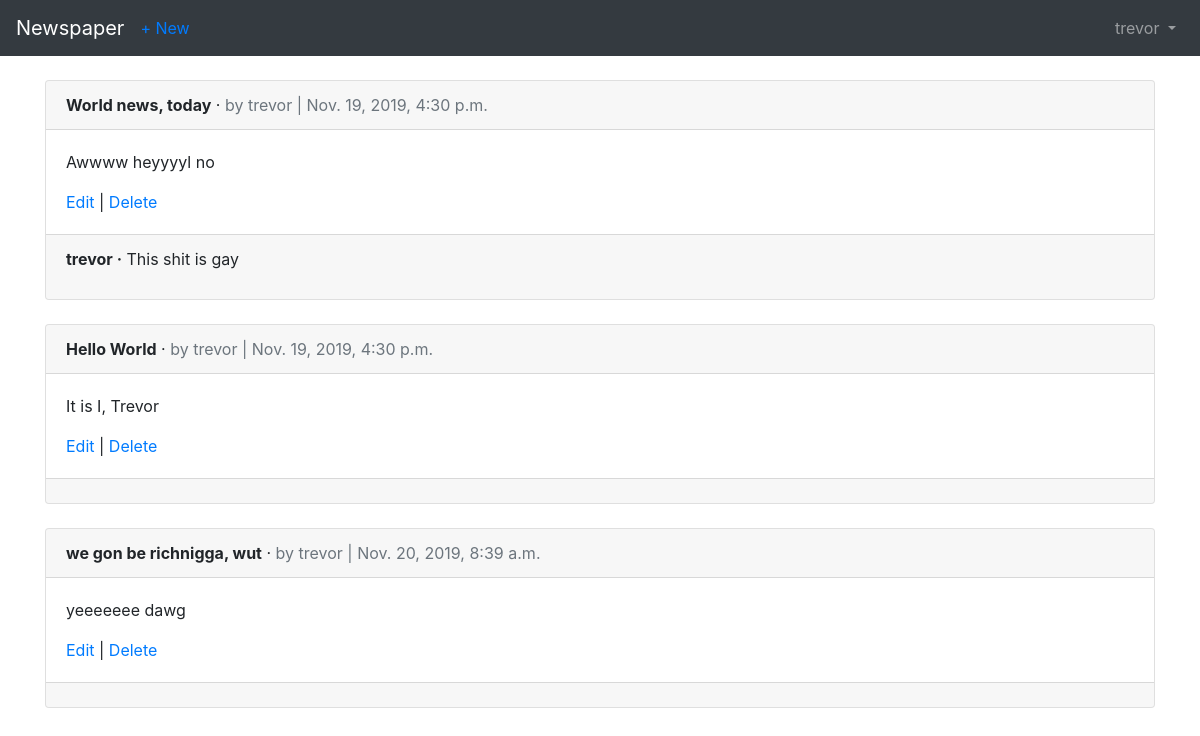
The page /articles/ (signed in) on the database its author committed.
### users/models.py (models this page shows)
class CustomUser(AbstractUser):
    age = models.PositiveIntegerField(null=True, blank=True)

### articles/models.py (models this page shows, shortened)
class Article(models.Model):
    title = models.CharField(max_length=255)
    body = models.TextField()
    date = models.DateTimeField(auto_now_add=True)
    author = models.ForeignKey(
        get_user_model(),
        on_delete=models.CASCADE,
    )

class Comment(models.Model):
    article = models.ForeignKey(
        Article,
        on_delete=models.CASCADE,
        related_name='comments',
    )
    comment = models.CharField(max_length=140)
    author = models.ForeignKey(
        get_user_model(),
        on_delete=models.CASCADE,
    )
    def __str__(self):
        return self.comment

### articles/views.py (the view)
# urls.py: path('', ArticleListView.as_view(), name='article_list'),
class ArticleListView(LoginRequiredMixin, ListView):
    model = Article
    template_name = 'article_list.html'
    login_url = 'login'

### templates/article_list.html (shortened to what this page needs)
{% extends 'base.html' %}
{% block content %}
{% for article in object_list %}
<div class="card">
    <div class="card-header">
        <span class="font-weight-bold">{{ article.title }}</span> &middot;
        <span class="text-muted">by {{ article.author }} | {{ article.date }}</span>
    </div>
    <div class="card-body">
        <p>{{ article.body }}</p>
        <a href="{% url 'article_edit' article.pk %}">Edit</a> |
        <a href="{% url 'article_delete' article.pk %}">Delete</a>
    </div>
    <div class="card-footer">
        {% for comment in article.comments.all %}
        <p>
            <span class="font-weight-bold">{{ comment.author }} &middot;</span>
            {{ comment }}
        </p>
        {% endfor %}
    </div>
</div>
<br />
{% endfor %}
{% endblock content %}

### templates/base.html (shortened to what this page needs)
<!doctype html>
<html lang="en">
<head>
    <link rel="stylesheet" href="https://stackpath.bootstrapcdn.com/bootstrap/4.1.3/css/bootstrap.min.css"
>
</head>
<body>
    <nav class="navbar navbar-expand-md navbar-dark bg-dark mb-4">
        <a class="navbar-brand" href="{% url 'home' %}">Newspaper</a>
        {% if user.is_authenticated %}
        <ul class="navbar-nav mr-auto">
            <li class="nav-item"><a href="{% url 'article_new' %}">+ New</a></li>
        </ul>
        {% endif %}
        <div class="collapse navbar-collapse" id="navbarCollapse">
            {% if user.is_authenticated %}
            <ul class="navbar-nav ml-auto">
                <li class="nav-item">
                    <a class="nav-link dropdown-toggle" href="#" id="userMenu" data-toggle="dropdown"
                        aria-haspopup="true" aria-expanded="false">
                        {{ user.username }}
                    </a>
                </li>
            </ul>
            {% endif %}
        </div>
    </nav>
    <div class="container">
        {% block content %}
        {% endblock content %}
    </div>
</body>
</html>

### rows shown on the page
CustomUser: username "trevor"
Article: title "World news, today", author "trevor", date "Nov. 19, 2019, 4:30 p.m.", body "Awwww heyyyyl no"
Comment: author "trevor", comment "This shit is gay"
Article: title "Hello World", author "trevor", date "Nov. 19, 2019, 4:30 p.m.", body "It is I, Trevor"
Article: title "we gon be richnigga, wut", author "trevor", date "Nov. 20, 2019, 8:39 a.m.", body "yeeeeeee dawg"
